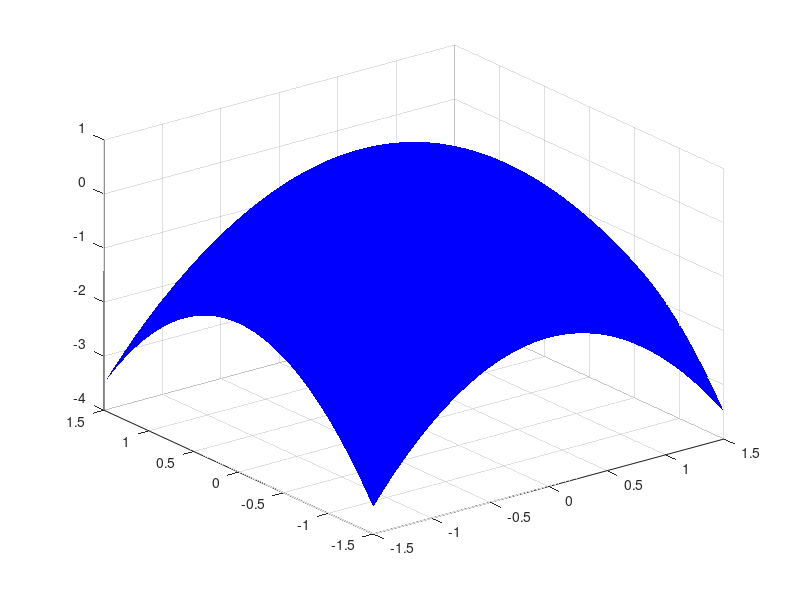

Source code (MATLAB): (Note: this script raises an error after producing the figure.)
% Lukas Skrebe
% EIF-25
% 11 variantas
% 2026-10-05

[X, Y] = meshgrid(linspace(-1.5, 1.5, 60));
Z = 1 - (X.^2 + Y.^2);

figure
surf(X, Y, Z, 'FaceColor', 'b', 'EdgeColor', 'none')
alpha(0.5)
xlabel('x')
ylabel('y')
zlabel('z')
title('z(x, y) = 1 - (x^2 + y^2)')
grid on
